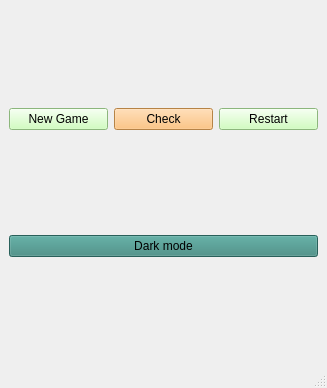
<?xml version="1.0" encoding="UTF-8"?>
<ui version="4.0">
 <class>MainWindow</class>
 <widget class="QMainWindow" name="MainWindow">
  <property name="geometry">
   <rect>
    <x>0</x>
    <y>0</y>
    <width>327</width>
    <height>388</height>
   </rect>
  </property>
  <property name="windowTitle">
   <string>MainWindow</string>
  </property>
  <widget class="QWidget" name="centralwidget">
   <layout class="QVBoxLayout" name="verticalLayout_2">
    <item>
     <layout class="QVBoxLayout" name="verticalLayout">
      <item>
       <layout class="QGridLayout" name="grid_layout"/>
      </item>
      <item>
       <layout class="QHBoxLayout" name="horizontalLayout">
        <item>
         <widget class="QPushButton" name="New_Button">
          <property name="styleSheet">
           <string notr="true">background-color: rgb(196, 255, 174);</string>
          </property>
          <property name="text">
           <string>New Game</string>
          </property>
         </widget>
        </item>
        <item>
         <widget class="QPushButton" name="check_button">
          <property name="styleSheet">
           <string notr="true">background-color: rgb(255, 184, 98);</string>
          </property>
          <property name="text">
           <string>Check</string>
          </property>
         </widget>
        </item>
        <item>
         <widget class="QPushButton" name="restart_button">
          <property name="styleSheet">
           <string notr="true">background-color: rgb(196, 255, 174);</string>
          </property>
          <property name="text">
           <string>Restart</string>
          </property>
         </widget>
        </item>
       </layout>
      </item>
     </layout>
    </item>
    <item>
     <widget class="QPushButton" name="mode_button">
      <property name="styleSheet">
       <string notr="true">background-color: rgb(150, 0, 209);
background-color: rgb(58, 135, 126);</string>
      </property>
      <property name="text">
       <string>Dark mode</string>
      </property>
     </widget>
    </item>
   </layout>
  </widget>
  <widget class="QMenuBar" name="menubar">
   <property name="geometry">
    <rect>
     <x>0</x>
     <y>0</y>
     <width>327</width>
     <height>22</height>
    </rect>
   </property>
  </widget>
  <widget class="QStatusBar" name="statusbar"/>
 </widget>
 <resources/>
 <connections/>
</ui>
